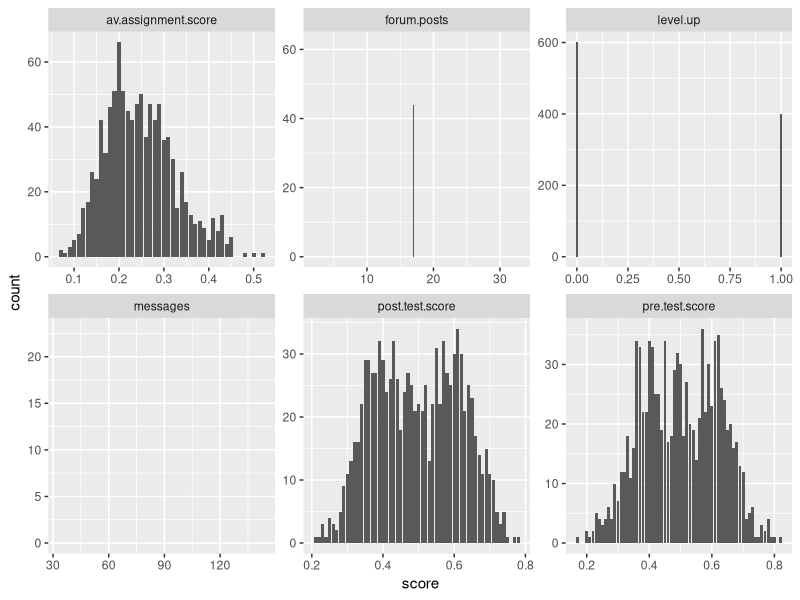
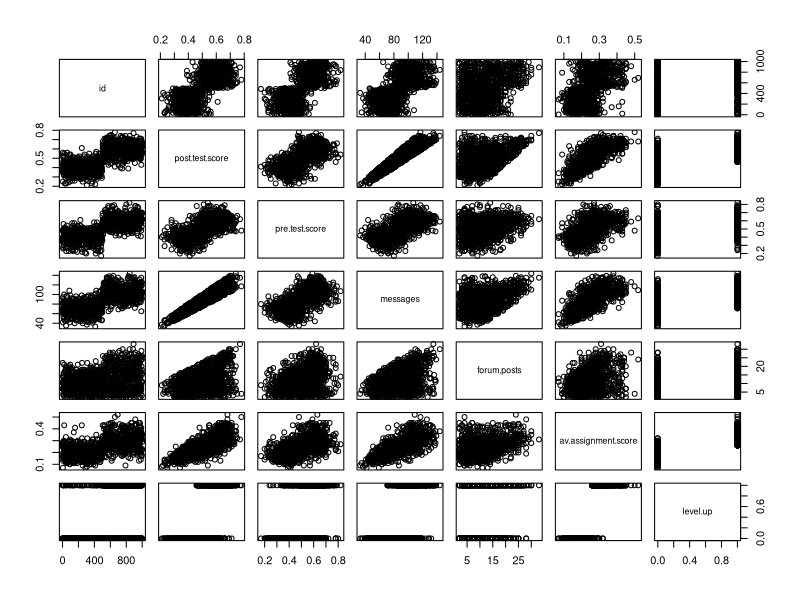

The R source for these figures, in order: (Note: this script raises an error after producing the figures.)
## ---- chunk 1
#read the data file and named d1
D1<-read.csv("online.data.csv", header = TRUE)

## ---- chunk 2
#Start by creating histograms of the distributions for all variables (#HINT: look up "facet" in the ggplot documentation)

# library the package

library(ggplot2)
library(dplyr)
library(tidyr)

# the all variable

D1$level.up <- ifelse(D1$level.up == "yes",1,0)

D2 <- gather(D1, "measure", "score",2:7)

# get the plot 

p1 <- ggplot(D2, aes(score)) + facet_wrap(~measure, scales = "free")

p1 + geom_histogram(stat = "count")


#Then visualize the relationships between variables

pairs(D1)

#Try to capture an intution about the data and the relationships


## ---- chunk 3
#Create a classification tree that predicts whether a student "levels up" in the online course using three variables of your choice (As we did last time, set all controls to their minimums)

#get the data we have and library the package

library(rpart)

c.tree1 <- rpart(level.up ~ forum.posts + pre.test.score, method = "class", data = D1, control=rpart.control(minsplit=1, minbucket=1, cp=0.001))

printcp(c.tree1)

#Plot and generate a CP table for your tree 

#Generate a probability value that represents the probability that a student levels up based your classification tree 

D1$pred <- predict(rp, type = "prob")[,2]#Last class we used type = "class" which predicted the classification for us, this time we are using type = "prob" to see the probability that our classififcation is based on.
## ---- chunk 4
library(ROCR)

#Plot the curve
pred.detail <- prediction(D1$pred, D1$level.up) 
plot(performance(pred.detail, "tpr", "fpr"))
abline(0, 1, lty = 2)

#Calculate the Area Under the Curve
unlist(slot(performance(Pred2,"auc"), "y.values"))#Unlist liberates the AUC value from the "performance" object created by ROCR

#Now repeat this process, but using the variables you did not use for the previous model and compare the plots & results of your two models. Which one do you think was the better model? Why?
## ---- chunk 5
#Look at the ROC plot for your first model. Based on this plot choose a probability threshold that balances capturing the most correct predictions against false positives. Then generate a new variable in your data set that classifies each student according to your chosen threshold.

threshold.pred1 <- 

#Now generate three diagnostics:

D1$accuracy.model1 <-

D1$precision.model1 <- 

D1$recall.model1 <- 

#Finally, calculate Kappa for your model according to:

#First generate the table of comparisons
table1 <- table(D1$level.up, D1$threshold.pred1)

#Convert to matrix
matrix1 <- as.matrix(table1)

#Calculate kappa
kappa(matrix1, exact = TRUE)/kappa(matrix1)

#Now choose a different threshold value and repeat these diagnostics. What conclusions can you draw about your two thresholds?
